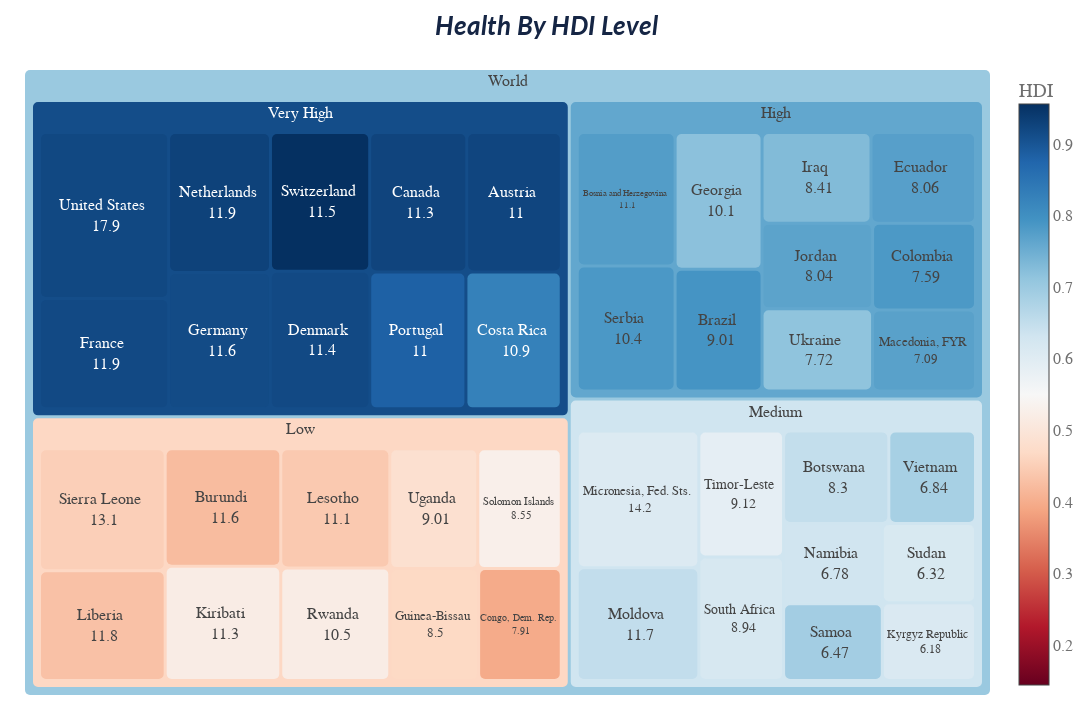

Notebook cell for this chart:
### Code cell
idx = df.groupby(['level'])['health'].nlargest(10,).reset_index()['level_1']
temp = df.iloc[idx, :]

fig = px.treemap(
    temp, 
    path=[px.Constant("World"), 'level', 'country',], 
    values='health',
    color='HDI', 
    color_continuous_scale='RdBu',
    color_continuous_midpoint=.55, # Use Low HDI level as midpoint
    title=format_title("Health By HDI Level"),
    custom_data=['HDI'],
    template=custom_template
    )

fig.update_traces(
    textinfo="label",
    textposition="middle center",
    hovertemplate='Country=%{label}<br>Health=%{value}<br>HDI=%{customdata:.3f}<extra></extra>',
    texttemplate='%{label: labels } <br> %{value: 0.2f}',
    marker=dict(cornerradius=5) # Rounded corner
)

fig.update_layout(height=720, width=1280, margin=dict(t=70, l=25, r=25, b=25),)
fig.update_layout(paper_bgcolor="rgba(0,0,0,0)", plot_bgcolor="rgba(0,0,0,0)")
# fig.write_image(f"{pic_path}/Treemap - Health By HDI Level.png", scale=3, width=1280, height=720, )
fig.write_html(f"{pic_path}/inter - Treemap - Health By HDI Level.html", )
fig.show()

### Figure 1 — Plotly figure (JSON) as saved in the notebook; plotly's stock layout.template omitted (floating-point values rounded to 4 significant figures)
{"data": [{"branchvalues": "total", "customdata": [[0.4511], [0.4295], [0.4221], [0.5193], [0.4418], [0.5194], [0.4836], [0.5282], [0.4666], [0.3968], [0.6084], [0.6507], [0.5886], [0.6178], [0.6493], [0.6852], [0.631], [0.691], [0.6152], [0.6125], [0.7773], [0.7847], [0.7187], [0.7917], [0.7289], [0.7733], [0.7682], [0.7146], [0.7842], [0.7709], [0.9198], [0.9184], [0.9292], [0.9155], [0.9557], [0.9174], [0.9252], [0.9237], [0.8826], [0.8266], [0.4651], [0.6322], [0.7616], [0.9124], [0.7023]], "domain": {"x": [0, 1], "y": [0, 1]}, "hovertemplate": "Country=%{label}<br>Health=%{value}<br>HDI=%{customdata:.3f}<extra></extra>", "ids": ["World/Low/Sierra Leone", "World/Low/Liberia", "World/Low/Burundi", "World/Low/Kiribati", "World/Low/Lesotho", "World/Low/Rwanda", "World/Low/Uganda", "World/Low/Solomon Islands", "World/Low/Guinea-Bissau", "World/Low/Congo, Dem. Rep.", "World/Medium/Micronesia, Fed. Sts.", "World/Medium/Moldova", "World/Medium/Timor-Leste", "World/Medium/South Africa", "World/Medium/Botswana", "World/Medium/Vietnam", "World/Medium/Namibia", "World/Medium/Samoa", "World/Medium/Sudan", "World/Medium/Kyrgyz Republic", "World/High/Bosnia and Herzegovina", "World/High/Serbia", "World/High/Georgia", "World/High/Brazil", "World/High/Iraq", "World/High/Ecuador", "World/High/Jordan", "World/High/Ukraine", "World/High/Colombia", "World/High/Macedonia, FYR", "World/Very High/United States", "World/Very High/France", "World/Very High/Netherlands", "World/Very High/Germany", "World/Very High/Switzerland", "World/Very High/Denmark", "World/Very High/Canada", "World/Very High/Austria", "World/Very High/Portugal", "World/Very High/Costa Rica", "World/Low", "World/Medium", "World/High", "World/Very High", "World"], "labels": ["Sierra Leone", "Liberia", "Burundi", "Kiribati", "Lesotho", "Rwanda", "Uganda", "Solomon Islands", "Guinea-Bissau", "Congo, Dem. Rep.", "Micronesia, Fed. Sts.", "Moldova", "Timor-Leste", "South Africa", "Botswana", "Vietnam", "Namibia", "Samoa", "Sudan", "Kyrgyz Republic", "Bosnia and Herzegovina", "Serbia", "Georgia", "Brazil", "Iraq", "Ecuador", "Jordan", "Ukraine", "Colombia", "Macedonia, FYR", "United States", "France", "Netherlands", "Germany", "Switzerland", "Denmark", "Canada", "Austria", "Portugal", "Costa Rica", "Low", "Medium", "High", "Very High", "World"], "marker": {"coloraxis": "coloraxis", "colors": [0.4511, 0.4295, 0.4221, 0.5193, 0.4418, 0.5194, 0.4836, 0.5282, 0.4666, 0.3968, 0.6084, 0.6507, 0.5886, 0.6178, 0.6493, 0.6852, 0.631, 0.691, 0.6152, 0.6125, 0.7773, 0.7847, 0.7187, 0.7917, 0.7289, 0.7733, 0.7682, 0.7146, 0.7842, 0.7709, 0.9198, 0.9184, 0.9292, 0.9155, 0.9557, 0.9174, 0.9252, 0.9237, 0.8826, 0.8266, 0.4651, 0.6322, 0.7616, 0.9124, 0.7023], "cornerradius": 5}, "name": "", "parents": ["World/Low", "World/Low", "World/Low", "World/Low", "World/Low", "World/Low", "World/Low", "World/Low", "World/Low", "World/Low", "World/Medium", "World/Medium", "World/Medium", "World/Medium", "World/Medium", "World/Medium", "World/Medium", "World/Medium", "World/Medium", "World/Medium", "World/High", "World/High", "World/High", "World/High", "World/High", "World/High", "World/High", "World/High", "World/High", "World/High", "World/Very High", "World/Very High", "World/Very High", "World/Very High", "World/Very High", "World/Very High", "World/Very High", "World/Very High", "World/Very High", "World/Very High", "World", "World", "World", "World", ""], "textinfo": "label", "textposition": "middle center", "texttemplate": "%{label: labels } <br> %{value: 0.2f}", "type": "treemap", "values": [13.1, 11.8, 11.6, 11.3, 11.1, 10.5, 9.01, 8.55, 8.5, 7.91, 14.2, 11.7, 9.12, 8.94, 8.3, 6.84, 6.78, 6.47, 6.32, 6.18, 11.1, 10.4, 10.1, 9.01, 8.41, 8.06, 8.04, 7.72, 7.59, 7.09, 17.9, 11.9, 11.9, 11.6, 11.5, 11.4, 11.3, 11.0, 11.0, 10.9, 103.4, 84.85, 87.52, 120.4, 396.1]}], "layout": {"coloraxis": {"cmid": 0.55, "colorbar": {"title": {"text": "HDI"}}, "colorscale": [[0, "rgb(103,0,31)"], [0.1, "rgb(178,24,43)"], [0.2, "rgb(214,96,77)"], [0.3, "rgb(244,165,130)"], [0.4, "rgb(253,219,199)"], [0.5, "rgb(247,247,247)"], [0.6, "rgb(209,229,240)"], [0.7, "rgb(146,197,222)"], [0.8, "rgb(67,147,195)"], [0.9, "rgb(33,102,172)"], [1, "rgb(5,48,97)"]]}, "height": 720, "legend": {"tracegroupgap": 0}, "margin": {"b": 25, "l": 25, "r": 25, "t": 70}, "paper_bgcolor": "rgba(0,0,0,0)", "plot_bgcolor": "rgba(0,0,0,0)", "title": {"text": "<i><b>Health By HDI Level</b></i>"}, "width": 1280}}
